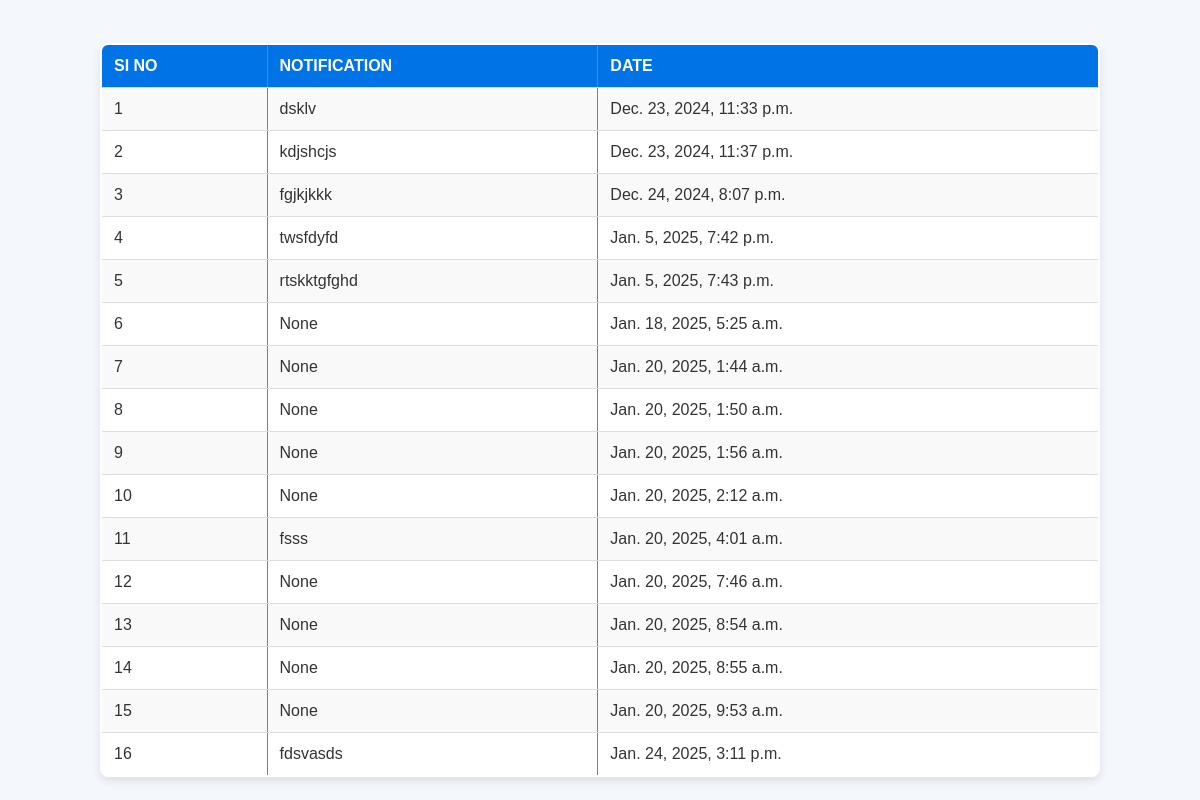
Page /notification on the committed database.
### administrator/models.py (models this page shows)
class notificationTable(models.Model):
     post=models.CharField(max_length=200,null=True,blank=True)
     date = models.DateTimeField(auto_now_add=True)

### administrator/views.py (the view)
# urls.py: path("notification", notificationpage.as_view(), name="notification"),
class notificationpage(View):
    def get(self,request):
        c= notificationTable.objects.all()
        return render(request,"faculty/notification.html", {'a':c})

### templates/faculty/notification.html (shortened to what this page needs)
<!DOCTYPE html>
<html lang="en">
<head>
<body class=" bo">
    <table border="2" class="dot" >
        <tr>
        <th>SI no</th>
        <th>notification</th>
        <th>date</th>
    </tr>
    {% for i in a %}
    <tr>
        <td>{{forloop.counter}}</td>
        <td>{{i.post}}</td>
        <td>{{i.date}}</td>
    </tr>
    {%endfor%}
    </table>
</body>
</html>

### templates/faculty/notification.html (style rules this page uses)
body { font-family: Arial, sans-serif; background-color: #f4f7fc; margin: 0; padding: 0; display: flex; justify-content: center; align-items: center; height: 100vh; color: #333; }
table { width: 90%; max-width: 1000px; border-collapse: collapse; margin-top: 20px; background-color: #fff; box-shadow: 0 4px 10px rgba(0, 0, 0, 0.1); border-radius: 8px; overflow: hidden; }
th, td { padding: 12px; text-align: left; font-size: 16px; border-bottom: 1px solid #ddd; }
th { background-color: #0073e6; color: white; text-transform: uppercase; }
tr:nth-child(even) { background-color: #f9f9f9; }

### rows in the picture
notificationTable: post "dsklv", date "Dec. 23, 2024, 11:33 p.m."
notificationTable: post "kdjshcjs", date "Dec. 23, 2024, 11:37 p.m."
notificationTable: post "fgjkjkkk", date "Dec. 24, 2024, 8:07 p.m."
notificationTable: post "twsfdyfd", date "Jan. 5, 2025, 7:42 p.m."
notificationTable: post "rtskktgfghd", date "Jan. 5, 2025, 7:43 p.m."
notificationTable: post "None", date "Jan. 18, 2025, 5:25 a.m."
notificationTable: post "None", date "Jan. 20, 2025, 1:44 a.m."
notificationTable: post "None", date "Jan. 20, 2025, 1:50 a.m."
notificationTable: post "None", date "Jan. 20, 2025, 1:56 a.m."
notificationTable: post "None", date "Jan. 20, 2025, 2:12 a.m."
notificationTable: post "fsss", date "Jan. 20, 2025, 4:01 a.m."
notificationTable: post "None", date "Jan. 20, 2025, 7:46 a.m."
notificationTable: post "None", date "Jan. 20, 2025, 8:54 a.m."
notificationTable: post "None", date "Jan. 20, 2025, 8:55 a.m."
notificationTable: post "None", date "Jan. 20, 2025, 9:53 a.m."
notificationTable: post "fdsvasds", date "Jan. 24, 2025, 3:11 p.m."
